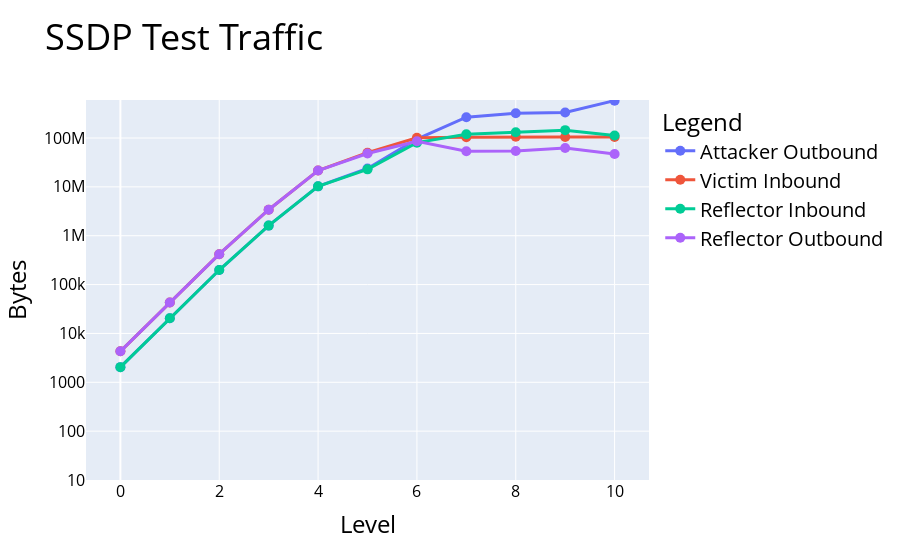

Notebook code cell kept with this figure:
### Markdown cell above
## Plotting

### Code cell
PlotLevelAttackData(attackerBytes,victimBytes,reflectorBytes,Protocol)

### Figure 1 — Plotly figure (JSON) as saved in the notebook; plotly's stock layout.template omitted (floating-point values rounded to 4 significant figures)
{"data": [{"hovertemplate": "variable=Attacker Outbound<br>Level=%{x}<br>value=%{y}<extra></extra>", "legendgroup": "Attacker Outbound", "line": {"color": "#636efa", "dash": "solid", "width": 3}, "marker": {"size": 10, "symbol": "circle"}, "mode": "markers+lines", "name": "Attacker Outbound", "orientation": "v", "showlegend": true, "type": "scatter", "x": [0, 1, 2, 3, 4, 5, 6, 7, 8, 9, 10], "xaxis": "x", "y": [2040, 20400, 198696, 1611736, 10255760, 23774432, 95273848, 266397072, 321798712, 333780584, 582204032], "yaxis": "y"}, {"hovertemplate": "variable=Victim Inbound<br>Level=%{x}<br>value=%{y}<extra></extra>", "legendgroup": "Victim Inbound", "line": {"color": "#EF553B", "dash": "solid", "width": 3}, "marker": {"size": 10, "symbol": "circle"}, "mode": "markers+lines", "name": "Victim Inbound", "orientation": "v", "showlegend": true, "type": "scatter", "x": [0, 1, 2, 3, 4, 5, 6, 7, 8, 9, 10], "xaxis": "x", "y": [4305, 43050, 419307, 3401237, 21642670, 50067724, 101404275, 104109537, 106204924, 105126378, 105498043], "yaxis": "y"}, {"hovertemplate": "variable=Reflector Inbound<br>Level=%{x}<br>value=%{y}<extra></extra>", "legendgroup": "Reflector Inbound", "line": {"color": "#00cc96", "dash": "solid", "width": 3}, "marker": {"size": 10, "symbol": "circle"}, "mode": "markers+lines", "name": "Reflector Inbound", "orientation": "v", "showlegend": true, "type": "scatter", "x": [0, 1, 2, 3, 4, 5, 6, 7, 8, 9, 10], "xaxis": "x", "y": [2040, 20400, 198696, 1611736, 10255760, 22827056, 80468344, 118981640, 131557152, 144814840, 112598072], "yaxis": "y"}, {"hovertemplate": "variable=Reflector Outbound<br>Level=%{x}<br>value=%{y}<extra></extra>", "legendgroup": "Reflector Outbound", "line": {"color": "#ab63fa", "dash": "solid", "width": 3}, "marker": {"size": 10, "symbol": "circle"}, "mode": "markers+lines", "name": "Reflector Outbound", "orientation": "v", "showlegend": true, "type": "scatter", "x": [0, 1, 2, 3, 4, 5, 6, 7, 8, 9, 10], "xaxis": "x", "y": [4305, 43050, 419307, 3401237, 21642670, 48068195, 85919764, 53743907, 54328526, 62381746, 47210926], "yaxis": "y"}], "layout": {"legend": {"font": {"color": "black", "size": 20}, "title": {"font": {"color": "black", "size": 24}, "text": "Legend"}, "tracegroupgap": 0}, "title": {"font": {"color": "black", "size": 36}, "text": "SSDP Test Traffic"}, "xaxis": {"anchor": "y", "domain": [0, 1], "tickfont": {"color": "black", "size": 16}, "title": {"font": {"color": "black", "size": 24}, "text": "Level"}}, "yaxis": {"anchor": "x", "domain": [0, 1], "range": [1, 8.778], "tickfont": {"color": "black", "size": 16}, "title": {"font": {"color": "black", "size": 24}, "text": "Bytes"}, "type": "log"}}}
